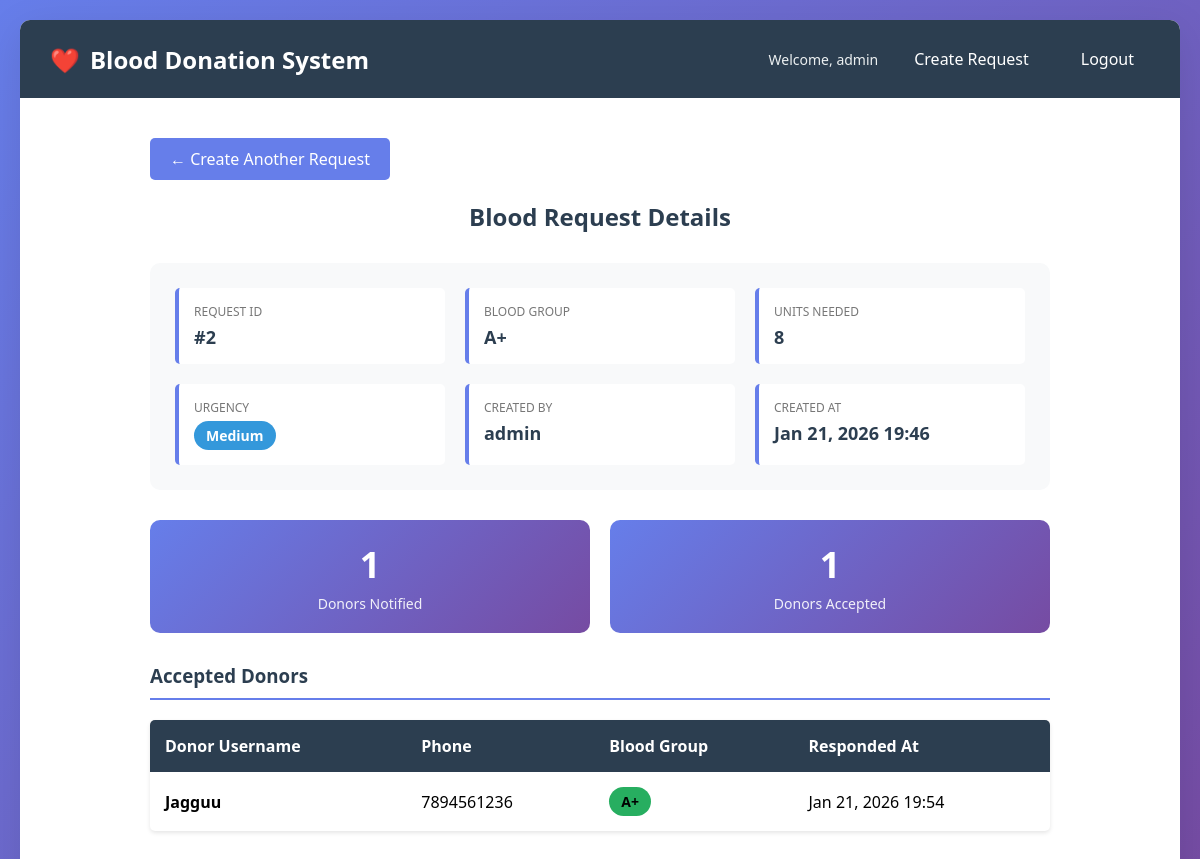
Screenshot of /request/2/ (signed in) with the database file from the repository.
### careapp/models.py (models this page shows, shortened)
class BloodRequest(models.Model):
    BLOOD_GROUP_CHOICES = DonorProfile.BLOOD_GROUP_CHOICES
    URGENCY_CHOICES = [
        ('critical', 'Critical'),
        ('high', 'High'),
        ('medium', 'Medium'),
    ]
    blood_group = models.CharField(max_length=3, choices=BLOOD_GROUP_CHOICES)
    units_needed = models.PositiveIntegerField(default=1)
    urgency = models.CharField(max_length=10, choices=URGENCY_CHOICES)
    note = models.TextField(blank=True)
    created_by = models.ForeignKey(User, on_delete=models.SET_NULL, null=True, blank=True)
    is_active = models.BooleanField(default=True)
    created_at = models.DateTimeField(auto_now_add=True)
    class Meta:
        ordering = ['-created_at']

class DonorResponse(models.Model):
    RESPONSE_CHOICES = [
        ('accepted', 'Accepted'),
        ('rejected', 'Rejected'),
    ]
    blood_request = models.ForeignKey(BloodRequest, on_delete=models.CASCADE, related_name='responses')
    donor = models.ForeignKey(User, on_delete=models.CASCADE, related_name='donor_responses')
    response = models.CharField(max_length=10, choices=RESPONSE_CHOICES)
    responded_at = models.DateTimeField(auto_now_add=True)
    class Meta:
        unique_together = ('blood_request', 'donor')
        ordering = ['-responded_at']

class DonorProfile(models.Model):
    BLOOD_GROUP_CHOICES = [
        ('A+', 'A+'),
        ('A-', 'A-'),
        ('B+', 'B+'),
        ('B-', 'B-'),
        ('O+', 'O+'),
        ('O-', 'O-'),
        ('AB+', 'AB+'),
        ('AB-', 'AB-'),
    ]
    user = models.OneToOneField(User, on_delete=models.CASCADE, related_name='donor_profile')
    phone = models.CharField(max_length=15)
    blood_group = models.CharField(max_length=3, choices=BLOOD_GROUP_CHOICES)
    is_available = models.BooleanField(default=True)
    created_at = models.DateTimeField(auto_now_add=True)
    class Meta:
        ordering = ['-created_at']

### careapp/views.py (the view)
# urls.py: path('request/<int:request_id>/', views.admin_request_detail, name='admin_request_detail'),
@login_required
@user_passes_test(is_staff_user)
def admin_request_detail(request, request_id):
    blood_request = get_object_or_404(BloodRequest, id=request_id)
    notified_count = Notification.objects.filter(blood_request=blood_request).count()
    accepted_responses = DonorResponse.objects.filter(
        blood_request=blood_request,
        response='accepted'
    ).select_related('donor', 'donor__donor_profile')
    context = {
        'blood_request': blood_request,
        'notified_count': notified_count,
        'accepted_responses': accepted_responses,
    }
    return render(request, 'demo_admin_request_detail.html', context)

### careapp/views.py (called while the page is built)
def is_staff_user(user):
    return user.is_staff

### templates/demo_admin_request_detail.html (shortened to what this page needs)
{% extends 'base.html' %}
{% block content %}
<div class="detail-container">
    <a href="{% url 'admin_create_request' %}" class="back-link btn">← Create Another Request</a>
    <h2>Blood Request Details</h2>
    <div class="request-info">
        <div class="info-grid">
            <div class="info-item">
                <label>Request ID</label>
                <div class="value">#{{ blood_request.id }}</div>
            </div>
            <div class="info-item">
                <label>Blood Group</label>
                <div class="value">{{ blood_request.blood_group }}</div>
            </div>
            <div class="info-item">
                <label>Units Needed</label>
                <div class="value">{{ blood_request.units_needed }}</div>
            </div>
            <div class="info-item">
                <label>Urgency</label>
                <div class="value">
                    <span class="badge badge-{{ blood_request.urgency }}">
                        {{ blood_request.get_urgency_display }}
                    </span>
                </div>
            </div>
            <div class="info-item">
                <label>Created By</label>
                <div class="value">{{ blood_request.created_by.username }}</div>
            </div>
            <div class="info-item">
                <label>Created At</label>
                <div class="value">{{ blood_request.created_at|date:"M d, Y H:i" }}</div>
            </div>
        </div>
    </div>
    <div class="section">
        <div class="stats">
            <div class="stat-card">
                <div class="number">{{ notified_count }}</div>
                <div class="label">Donors Notified</div>
            </div>
            <div class="stat-card">
                <div class="number">{{ accepted_responses|length }}</div>
                <div class="label">Donors Accepted</div>
            </div>
        </div>
    </div>
    <div class="section">
        <h3>Accepted Donors</h3>
        {% if accepted_responses %}
            <table class="donors-table">
                <thead>
                    <tr>
                        <th>Donor Username</th>
                        <th>Phone</th>
                        <th>Blood Group</th>
                        <th>Responded At</th>
                    </tr>
                </thead>
                <tbody>
                    {% for response in accepted_responses %}
                        <tr>
                            <td><strong>{{ response.donor.username }}</strong></td>
                            <td>{{ response.donor.donor_profile.phone }}</td>
                            <td><span class="badge" style="background: #27ae60;">{{ response.donor.donor_profile.blood_group }}</span></td>
                            <td>{{ response.responded_at|date:"M d, Y H:i" }}</td>
                        </tr>
                    {% endfor %}
                </tbody>
            </table>
        {% else %}
            <div class="no-data">
                No donors have accepted this request yet.
            </div>
        {% endif %}
    </div>
</div>
{% endblock %}

### templates/base.html (shortened to what this page needs)
<!DOCTYPE html>
<html lang="en">
<head>
</head>
<body>
    <div class="container">
        <nav class="navbar">
            <h1>Blood Donation System</h1>
            <div class="navbar-links">
                {% if user.is_authenticated %}
                    <span class="user-info">Welcome, {{ user.username }}</span>
                    {% if user.is_staff %}
                        <a href="{% url 'admin_create_request' %}">Create Request</a>
                    {% else %}
                        <a href="{% url 'donor_notifications' %}">My Notifications</a>
                    {% endif %}
                    <form method="post" action="{% url 'logout' %}" style="display: inline; margin: 0;">
                        <button type="submit">Logout</button>
                    </form>
                {% else %}
                    <a href="{% url 'login' %}">Login</a>
                {% endif %}
            </div>
        </nav>
        <div class="content">
            {% block content %}{% endblock %}
        </div>
    </div>
</body>
</html>

### templates/base.html (style rules this page uses)
* { margin: 0; padding: 0; box-sizing: border-box; }
body { font-family: 'Segoe UI', Tahoma, Geneva, Verdana, sans-serif; background: linear-gradient(135deg, #667eea 0%, #764ba2 100%); min-height: 100vh; padding: 20px; }
.container { max-width: 1200px; margin: 0 auto; background: white; border-radius: 10px; box-shadow: 0 10px 40px rgba(0,0,0,0.1); overflow: hidden; }
.navbar { background: #2c3e50; color: white; padding: 20px 30px; display: flex; justify-content: space-between; align-items: center; }
.navbar h1 { font-size: 24px; display: flex; align-items: center; }
.navbar h1::before { content: "❤️"; margin-right: 10px; }
.navbar-links { display: flex; gap: 20px; align-items: center; }
.navbar-links a { color: white; text-decoration: none; padding: 8px 16px; border-radius: 5px; transition: background 0.3s; }
.navbar-links button { color: white; background: transparent; border: none; padding: 8px 16px; border-radius: 5px; cursor: pointer; font-size: 16px; transition: background 0.3s; font-family: inherit; }
.user-info { color: #ecf0f1; font-size: 14px; }
.content { padding: 40px; }
.btn { display: inline-block; padding: 10px 20px; background: #667eea; color: white; text-decoration: none; border-radius: 5px; border: none; cursor: pointer; font-size: 16px; transition: background 0.3s; }

### templates/demo_admin_request_detail.html (style rules this page uses)
.detail-container { max-width: 900px; margin: 0 auto; }
.detail-container h2 { color: #2c3e50; margin-bottom: 30px; text-align: center; }
.request-info { background: #f8f9fa; padding: 25px; border-radius: 10px; margin-bottom: 30px; }
.info-grid { display: grid; grid-template-columns: repeat(auto-fit, minmax(200px, 1fr)); gap: 20px; }
.info-item { padding: 15px; background: white; border-radius: 5px; border-left: 4px solid #667eea; }
.info-item label { display: block; font-size: 12px; color: #777; text-transform: uppercase; margin-bottom: 5px; }
.info-item .value { font-size: 18px; font-weight: 600; color: #2c3e50; }
.badge { display: inline-block; padding: 5px 12px; border-radius: 20px; font-size: 14px; font-weight: bold; }
.badge-medium { background: #3498db; color: white; }
.section { margin-bottom: 30px; }
.section h3 { color: #2c3e50; margin-bottom: 20px; padding-bottom: 10px; border-bottom: 2px solid #667eea; }
.stats { display: flex; gap: 20px; margin-bottom: 20px; }
.stat-card { flex: 1; background: linear-gradient(135deg, #667eea 0%, #764ba2 100%); color: white; padding: 20px; border-radius: 10px; text-align: center; }
.stat-card .number { font-size: 36px; font-weight: bold; margin-bottom: 5px; }
.stat-card .label { font-size: 14px; opacity: 0.9; }
.donors-table { width: 100%; border-collapse: collapse; background: white; border-radius: 5px; overflow: hidden; box-shadow: 0 2px 4px rgba(0,0,0,0.1); }
.donors-table thead { background: #2c3e50; color: white; }
.donors-table th, .donors-table td { padding: 15px; text-align: left; }
.back-link { margin-bottom: 20px; display: inline-block; }

### rows the page displays
BloodRequest: id "2", blood_group "A+", units_needed "8", urgency "Medium", created_by.username "admin", created_at "Jan 21, 2026 19:46"
DonorResponse: donor.username "Jagguu", donor.donor_profile.phone "7894561236", donor.donor_profile.blood_group "A+", responded_at "Jan 21, 2026 19:54"

### other values shown
{{ user.username }} "admin"
{{ notified_count }} "1"
{{ accepted_responses|length }} "1"
